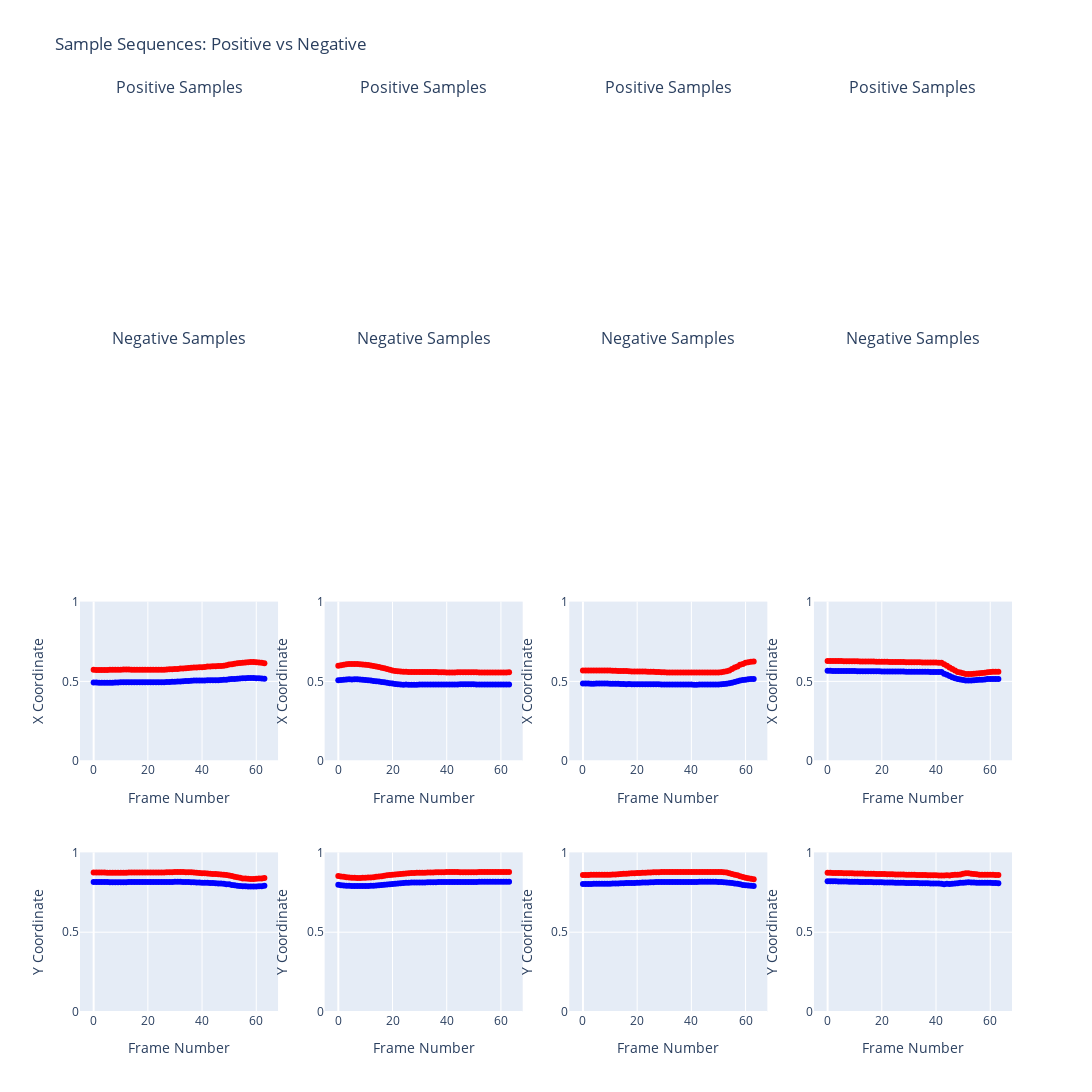

The cell this chart's notebook holds for it:
### Code cell
plot_sample_sequences(sequences, labels, num_samples=4)
